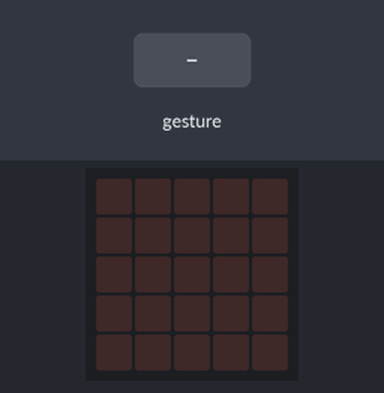
The program below on a simulated BBC micro:bit (MakeCode). Shown: the board's 5×5 LED display. The inputs (shaded band) are chosen by the test bench. Random numbers come from a fixed seed; a tilt is held for 1.5 s and a shake lasts 1 s, then the board lies face up again.

Above: at 1.2 s.
1.3 s: gesture 'shake'
At 2.0 s:
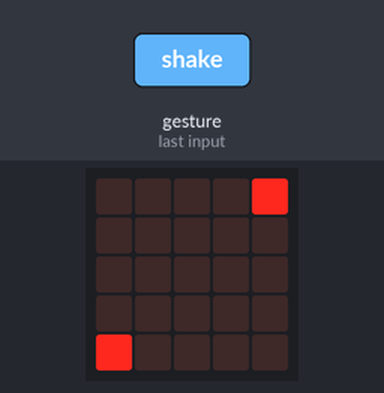
3.0 s: gesture 'shake'
At 4.4 s:
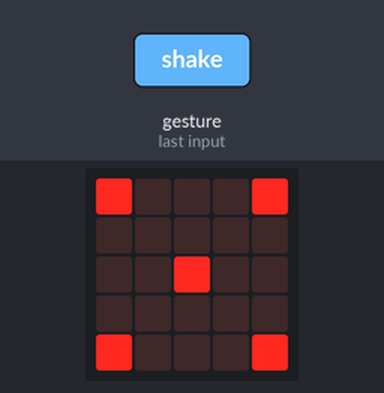
4.7 s: gesture 'shake'
At 5.8 s:
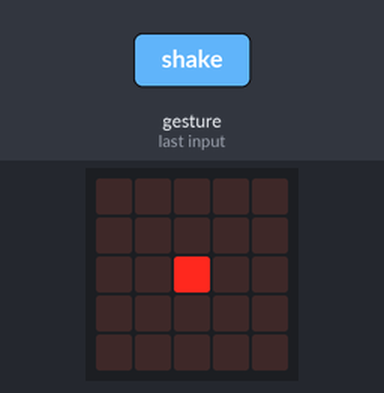
6.4 s: gesture 'shake'
At 7.1 s:
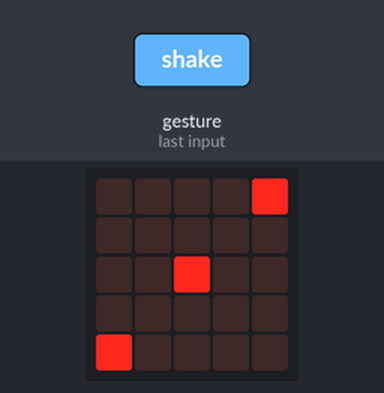
Timing chart, 0 to 9.1 s (numbered marks = the images above; inputs shaded):
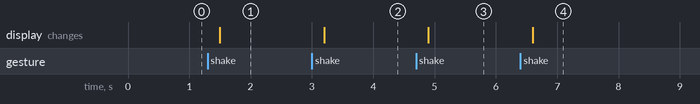

The program:

main.ts
```typescript
let getal = 0
input.onGesture(Gesture.Shake, function () {
    getal = randint(1, 6)
    if (getal == 6) {
        basic.showLeds(`
            # . . . #
            . . . . .
            # . . . #
            . . . . .
            # . . . #
            `)
    } else if (getal == 5) {
        basic.showLeds(`
            # . . . #
            . . . . .
            . . # . .
            . . . . .
            # . . . #
            `)
    } else if (getal == 4) {
        basic.showLeds(`
            # . . . #
            . . . . .
            . . . . .
            . . . . .
            # . . . #
            `)
    } else if (getal == 3) {
        basic.showLeds(`
            . . . . #
            . . . . .
            . . # . .
            . . . . .
            # . . . .
            `)
    } else if (getal == 2) {
        basic.showLeds(`
            . . . . #
            . . . . .
            . . . . .
            . . . . .
            # . . . .
            `)
    } else {
        basic.showLeds(`
            . . . . .
            . . . . .
            . . # . .
            . . . . .
            . . . . .
            `)
    }
})
basic.forever(function () {

})
```

test.ts
```typescript
// tests gaan hier; deze zal niet worden gecompileerd wanneer dit pakket wordt gebruikt als extensie.
```

Measured:
- after the input at 1.3 s, the display: changes after 0.20 s (image 1)
- after the input at 3.0 s, the display: changes after 0.20 s (image 2)
- after the input at 4.7 s, the display: changes after 0.20 s (image 3)
- after the input at 6.4 s, the display: changes after 0.20 s (image 4)
